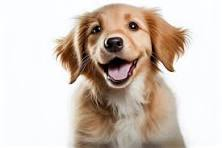
#> input picture dog.jpeg, 222 x 148 px, found by its file name
$ python app1.py
#> lines starting #> are read from the running program, lines starting #| are printed output that depends on the picture; after the words box and inside, x2 and y2 are one past the last pixel; in counts of white or black regions, pixels touching at a corner belong together
import cv2
import numpy as np
import matplotlib.pyplot as plt

RADIUS = 35

"""
Cria mascara de circuferencia com raio = 35
"""


def get_mask(img, fshift):
    rows, cols = img.shape
    crow, ccol = rows / 2, cols / 2

    n = len(fshift)
    y, x = np.ogrid[-crow:n - crow, -ccol:n - ccol]
    mask = x * x + y * y <= RADIUS * RADIUS
    return mask


def inverse_transform(masked_img):
    f_ishift = np.fft.ifftshift(masked_img)
    filtered_img = np.fft.ifft2(f_ishift)
    filtered_img = np.abs(filtered_img)
    return filtered_img


def show_results(filtered_img, magnitude_spectrum):
    plt.subplot(121), plt.imshow(filtered_img, cmap='gray')
    plt.title('Input Image'), plt.xticks([]), plt.yticks([])
    plt.subplot(122), plt.imshow(magnitude_spectrum, cmap='gray')
    plt.title('Magnitude Spectrum'), plt.xticks([]), plt.yticks([])
    plt.show()


def start(filename):
#> called with filename = 'foto/dog.jpeg'
    img = cv2.imread(filename, 0)
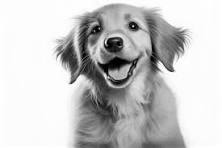
#> img: shape (148, 222); min 0, max 255, mean 200

    # CONVERTE PARA DOMINIO DA FREQUENCIA
    f = np.fft.fft2(img)
    fshift = np.fft.fftshift(f)

    # PROCESSAMENTO NO DOMINIO DA FREQUENCIA
    mask = get_mask(img, fshift)
#> in get_mask, `n = len(fshift)`: n = 148
#> in get_mask, `y, x = np.ogrid[-crow:n - crow, -ccol:n - ccol]`: y = 148 values from -74 to 73
#> in get_mask, `mask = x * x + y * y <= RADIUS * RADIUS`:
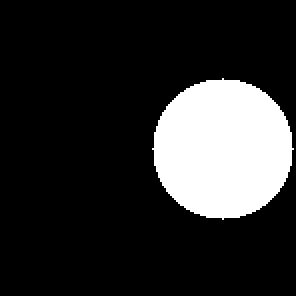
#> mask: shape (148, 148) bool (shown 2 times larger); 17.6% white; 1 white region, box (x1, y1, x2, y2) and area: (76, 39, 147, 110) 3853
    mask_resized = np.resize(mask, fshift.shape)  # Redimensionar a máscara
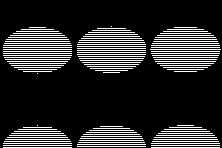
#> mask_resized: shape (148, 222) bool; 17.5% white in thin lines or dots, all inside (x1, y1, x2, y2) = (3, 26, 221, 148)
    masked_img = fshift * mask_resized

    # RETORNA AO DOMINIO ESPACIAL
    filtered_img = inverse_transform(masked_img)
#> in inverse_transform, `filtered_img = np.abs(filtered_img)`:
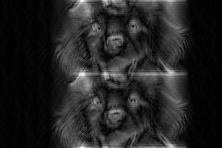
#> filtered_img: shape (148, 222) float64; min 0.0111, max 94.85, mean 13.2; drawn with min black and max white
    magnitude_spectrum = 100 * np.log(1 + np.abs(masked_img))
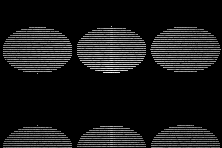
#> magnitude_spectrum: shape (148, 222) float64; min 0, max 1238.4, mean 122.9; drawn with min black and max white

    show_results(filtered_img, magnitude_spectrum)


filename = "foto/dog.jpeg"
start(filename)
